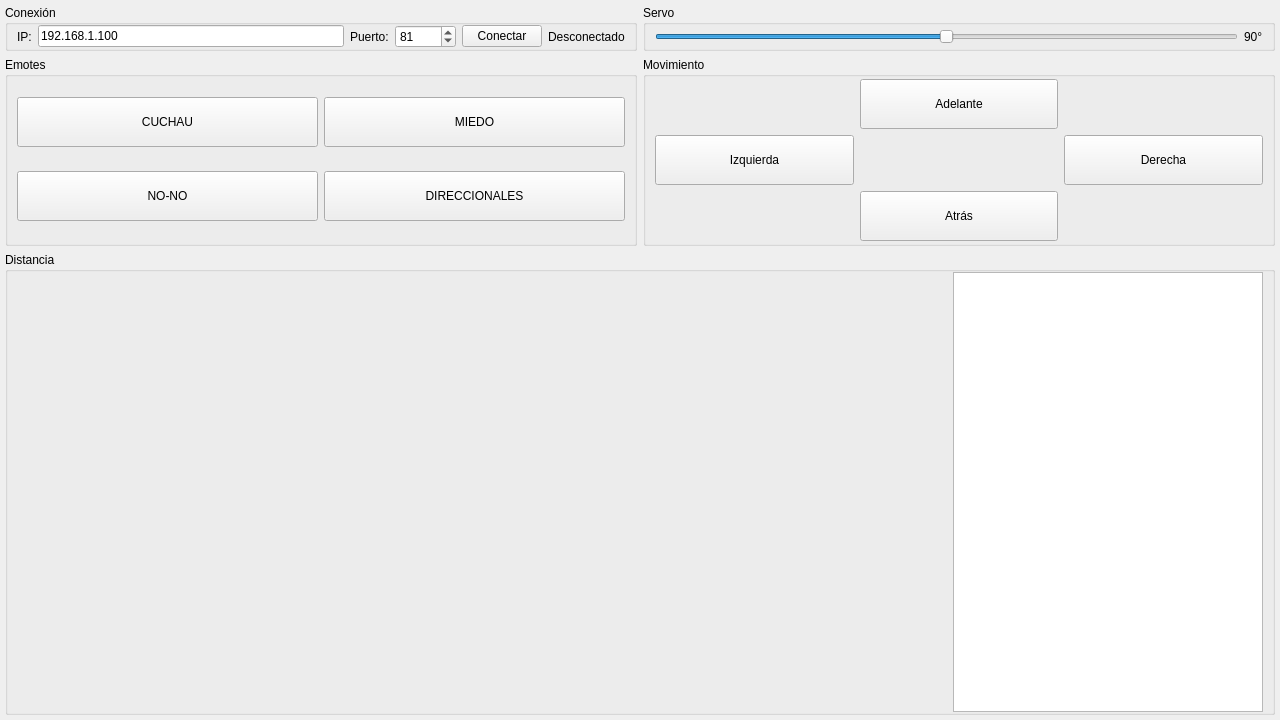
<?xml version="1.0" encoding="UTF-8"?>
<ui version="4.0">
 <class>MainWindow</class>
 <widget class="QMainWindow" name="MainWindow">
  <property name="geometry">
   <rect>
    <x>0</x>
    <y>0</y>
    <width>1280</width>
    <height>720</height>
   </rect>
  </property>
  <property name="windowTitle">
   <string>P3 - Aarón Emiliano Aguayo Castañeda 220530227</string>
  </property>
  <widget class="QWidget" name="centralwidget">
   <layout class="QVBoxLayout" name="verticalLayout_Principal">
    <property name="leftMargin"><number>5</number></property>
    <property name="topMargin"><number>5</number></property>
    <property name="rightMargin"><number>5</number></property>
    <property name="bottomMargin"><number>5</number></property>

    <!-- FILA 1: Conexión y Servo -->
    <item>
     <layout class="QHBoxLayout" name="fila1">
      <item>
       <widget class="QGroupBox" name="grupoConexion">
        <property name="title"><string>Conexión</string></property>
        <property name="maximumHeight"><number>70</number></property>
        <layout class="QHBoxLayout" name="horizontalLayout">
         <property name="topMargin"><number>0</number></property>
         <property name="bottomMargin"><number>0</number></property>
         <item><widget class="QLabel" name="label"><property name="text"><string>IP:</string></property></widget></item>
         <item><widget class="QLineEdit" name="lineEditIp"><property name="text"><string>192.168.1.100</string></property></widget></item>
         <item><widget class="QLabel" name="label_2"><property name="text"><string>Puerto:</string></property></widget></item>
         <item><widget class="QSpinBox" name="spinPuerto"><property name="maximum"><number>65535</number></property><property name="value"><number>81</number></property></widget></item>
         <item><widget class="QPushButton" name="botonConectar"><property name="text"><string>Conectar</string></property></widget></item>
         <item><widget class="QLabel" name="etiquetaEstado"><property name="text"><string>Desconectado</string></property></widget></item>
        </layout>
       </widget>
      </item>
      <item>
       <widget class="QGroupBox" name="grupoServo">
        <property name="title"><string>Servo</string></property>
        <property name="maximumHeight"><number>70</number></property>
        <layout class="QHBoxLayout" name="horizontalLayout_2">
         <property name="topMargin"><number>0</number></property>
         <property name="bottomMargin"><number>0</number></property>
         <item><widget class="QSlider" name="deslizadorAngulo"><property name="maximum"><number>180</number></property><property name="value"><number>90</number></property><property name="orientation"><enum>Qt::Orientation::Horizontal</enum></property></widget></item>
         <item><widget class="QLabel" name="etiquetaPedido"><property name="text"><string>90°</string></property></widget></item>
        </layout>
       </widget>
      </item>
     </layout>
    </item>

    <!-- FILA 2: Emotes y Movimiento -->
    <item>
     <layout class="QHBoxLayout" name="fila2">
      <item>
       <widget class="QGroupBox" name="groupBox">
        <property name="title"><string>Emotes</string></property>
        <layout class="QGridLayout" name="gridLayout_4">
         <property name="topMargin"><number>2</number></property>
         <property name="bottomMargin"><number>2</number></property>
         <item row="0" column="0"><widget class="QPushButton" name="btnCuchau"><property name="minimumSize"><size><width>0</width><height>50</height></size></property><property name="text"><string>CUCHAU</string></property></widget></item>
         <item row="0" column="1"><widget class="QPushButton" name="btnMiedo"><property name="minimumSize"><size><width>0</width><height>50</height></size></property><property name="text"><string>MIEDO</string></property></widget></item>
         <item row="1" column="0"><widget class="QPushButton" name="btnNoNo"><property name="minimumSize"><size><width>0</width><height>50</height></size></property><property name="text"><string>NO-NO</string></property></widget></item>
         <item row="1" column="1"><widget class="QPushButton" name="btnDireccionales"><property name="minimumSize"><size><width>0</width><height>50</height></size></property><property name="text"><string>DIRECCIONALES</string></property></widget></item>
        </layout>
       </widget>
      </item>
      <item>
       <widget class="QGroupBox" name="grupoMovimiento">
        <property name="title"><string>Movimiento</string></property>
        <layout class="QGridLayout" name="gridLayout_2">
         <property name="topMargin"><number>2</number></property>
         <property name="bottomMargin"><number>2</number></property>
         <item row="0" column="1"><widget class="QPushButton" name="pushButton_4"><property name="minimumSize"><size><width>0</width><height>50</height></size></property><property name="text"><string>Adelante</string></property></widget></item>
         <item row="1" column="0"><widget class="QPushButton" name="pushButton_2"><property name="minimumSize"><size><width>0</width><height>50</height></size></property><property name="text"><string>Izquierda</string></property></widget></item>
         <item row="1" column="2"><widget class="QPushButton" name="pushButton"><property name="minimumSize"><size><width>0</width><height>50</height></size></property><property name="text"><string>Derecha</string></property></widget></item>
         <item row="2" column="1"><widget class="QPushButton" name="pushButton_3"><property name="minimumSize"><size><width>0</width><height>50</height></size></property><property name="text"><string>Atrás</string></property></widget></item>
        </layout>
       </widget>
      </item>
     </layout>
    </item>

    <!-- FILA 3: Gráfica y Eventos (Llenan toda la pantalla restante) -->
    <item>
     <widget class="QGroupBox" name="grupoDistancia">
      <property name="title"><string>Distancia</string></property>
      <property name="sizePolicy">
       <sizepolicy hsizetype="Expanding" vsizetype="Expanding">
        <horstretch>0</horstretch>
        <verstretch>0</verstretch>
       </sizepolicy>
      </property>
      <layout class="QHBoxLayout" name="horizontalLayout_3">
       <property name="topMargin"><number>0</number></property>
       <property name="bottomMargin"><number>0</number></property>
       <item>
        <widget class="QChartView" name="graficaPot" native="true">
         <property name="sizePolicy">
          <sizepolicy hsizetype="Expanding" vsizetype="Expanding">
           <horstretch>3</horstretch>
           <verstretch>0</verstretch>
          </sizepolicy>
         </property>
         <property name="minimumSize"><size><width>0</width><height>100</height></size></property>
        </widget>
       </item>
       <item>
        <widget class="QListWidget" name="listaEventos">
         <property name="sizePolicy">
          <sizepolicy hsizetype="Expanding" vsizetype="Expanding">
           <horstretch>1</horstretch>
           <verstretch>0</verstretch>
          </sizepolicy>
         </property>
         <property name="minimumSize"><size><width>150</width><height>0</height></size></property>
        </widget>
       </item>
      </layout>
     </widget>
    </item>

   </layout>
  </widget>
 </widget>
 <customwidgets>
  <customwidget>
   <class>QChartView</class>
   <extends>QWidget</extends>
   <header location="global">QChartView</header>
  </customwidget>
 </customwidgets>
 <resources/>
 <connections/>
</ui>
